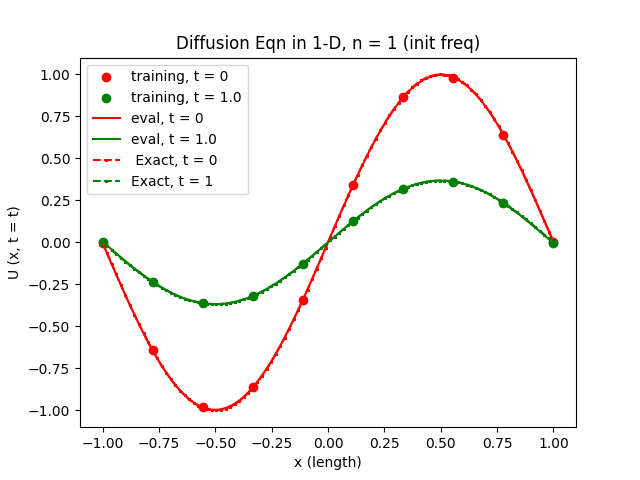

Here is the Python script that generated this plot:
#%%
from typing import Callable
import matplotlib
import matplotlib.pyplot as plt
import numpy as np
import torch
from torch import nn
import time

# ADD THIS LINE TO USE GPU
torch.set_default_tensor_type('torch.cuda.FloatTensor')
#%%
LENGTH = 1.
TOTAL_TIME = 1.
n = 1 #frequency of sinusoidal initial conditions

def initial_condition(x) -> torch.Tensor:
    res = torch.sin(n * np.pi * x/LENGTH).reshape(-1, 1)
    return res
#%%
class PINN(nn.Module):
    """Simple neural network accepting two features as input and returning a single output
    
    In the context of PINNs, the neural network is used as universal function approximator
    to approximate the solution of the differential equation
    """
    def __init__(self, num_hidden: int, dim_hidden: int, act=nn.Tanh(), pinning: bool = False):

        super().__init__()

        self.pinning = pinning

        self.layer_in = nn.Linear(2, dim_hidden)
        self.layer_out = nn.Linear(dim_hidden, 1)

        num_middle = num_hidden - 1
        self.middle_layers = nn.ModuleList(
            [nn.Linear(dim_hidden, dim_hidden) for _ in range(num_middle)]
        )
        self.act = act

    def forward(self, x, t):

        x_stack = torch.cat([x, t], dim=1)        
        out = self.act(self.layer_in(x_stack))
        for layer in self.middle_layers:
            out = self.act(layer(out))
        logits = self.layer_out(out)

        # if requested pin the boundary conditions 
        # using a surrogate model: (x - 0) * (x - L) * NN(x)
        if self.pinning:
            logits *= (x - x[0]) * (x - x[-1])

        return logits

def f(nn_approximator: PINN, x: torch.Tensor, t: torch.Tensor) -> torch.Tensor:
    """Compute the value of the approximate solution from the NN model"""
    return nn_approximator(x, t)


def df(output: torch.Tensor, input: torch.Tensor, order: int = 1) -> torch.Tensor:
    """Compute neural network derivative with respect to input features using PyTorch autograd engine"""
    df_value = output
    for _ in range(order):
        df_value = torch.autograd.grad(
            df_value,
            input,
            grad_outputs=torch.ones_like(input),
            create_graph=True,
            retain_graph=True,
        )[0]

    return df_value


def dfdt(nn_approximator: PINN, x: torch.Tensor, t: torch.Tensor, order: int = 1):
    """Derivative with respect to the time variable of arbitrary order"""
    f_value = f(nn_approximator, x, t)
    return df(f_value, t, order=order)


def dfdx(nn_approximator: PINN, x: torch.Tensor, t: torch.Tensor, order: int = 1):
    """Derivative with respect to the spatial variable of arbitrary order"""
    f_value = f(nn_approximator, x, t)
    return df(f_value, x, order=order)
#%%
# defining some book keeping functions
""" def at(value = 0):
    return torch.tensor([value], requires_grad=True)

def get_raw(data, exclude_value = torch.nan):
    data = data[data!=exclude_value]
    #raw = torch.unique(data).reshape(-1, 1).detach().cpu().numpy()
    raw = torch.unique(data).reshape(-1, 1).detach().numpy()
    raw = torch.Tensor(raw)
    raw.requires_grad = True
    return raw

def match_with_value(data, value):
    return torch.ones_like(data, requires_grad=True) * value """
#%%
def compute_loss(
    nn_approximator: PINN, x: torch.Tensor = None, t: torch.Tensor = None
) -> torch.float:
    """Compute the full loss function as interior loss + boundary loss
    This custom loss function is fully defined with differentiable tensors therefore
    the .backward() method can be applied to it
    """
    # PDE residual
    interior_loss = dfdx(nn_approximator, x, t, order=2) - dfdt(nn_approximator, x, t, order=1) -\
                        torch.exp(-t)* (torch.sin(np.pi*x) - np.pi**2 * torch.sin(np.pi*x))


    # periodic boundary conditions at the domain extrema
    t_raw = torch.unique(t).reshape(-1, 1).detach().cpu().numpy()
    t_raw = torch.Tensor(t_raw)
    t_raw.requires_grad = True

    boundary_xi = torch.ones_like(t_raw, requires_grad=True) * x[0]
    boundary_loss_xi = f(nn_approximator, boundary_xi, t_raw)

    boundary_xf = torch.ones_like(t_raw, requires_grad=True) * x[-1]
    boundary_loss_xf = f(nn_approximator, boundary_xf, t_raw)

    # initial condition loss on both the function and its
    # time first-order derivative
    x_raw = torch.unique(x).reshape(-1, 1).detach().cpu().numpy()
    x_raw = torch.Tensor(x_raw)
    x_raw.requires_grad = True

    f_initial = initial_condition(x_raw)    
    t_initial = torch.zeros_like(x_raw)
    t_initial.requires_grad = True

    initial_loss_f = f(nn_approximator, x_raw, t_initial) - f_initial 
    #initial_loss_df = dfdt(nn_approximator, x_raw, t_initial, order=1)

    # obtain the final MSE loss by averaging each loss term and summing them up
    final_loss = \
        interior_loss.pow(2).mean() + \
        initial_loss_f.pow(2).mean()
    #    initial_loss_df.pow(2).mean()

    if not nn_approximator.pinning:
        final_loss += boundary_loss_xf.pow(2).mean() + boundary_loss_xi.pow(2).mean()

    return final_loss
#%%

def train_model(
    nn_approximator: PINN,
    loss_fn: Callable,
    learning_rate: int = 0.01,
    max_epochs: int = 1_000,
) -> PINN:

    optimizer = torch.optim.Adam(nn_approximator.parameters(), lr=learning_rate)
    start_time = time.time()
    full_start_time = start_time 
    for epoch in range(max_epochs):

        try:

            loss: torch.Tensor = loss_fn(nn_approximator)
            optimizer.zero_grad()
            loss.backward()
            optimizer.step()

            if epoch % 1000 == 0:
                print(f"Epoch: {epoch} - Loss: {float(loss):>7f}")
                start_time = time.time()
        except KeyboardInterrupt:
            break
    execution_time = time.time() - full_start_time
    exe_per_epoch = float(execution_time) / max_epochs
    print('full execution time: '+str(execution_time))
    print('execution time per epoch: '+str(exe_per_epoch))
    return nn_approximator
#%%
#%%
def animate_solution(nn_trained: PINN, x: torch.Tensor, t: torch.Tensor):

    import matplotlib 
    import matplotlib.pyplot as plt
    from matplotlib.animation import FuncAnimation

    fig, ax = plt.subplots()
    x_raw = torch.unique(x).reshape(-1, 1)
    t_raw = torch.unique(t)
        
    def animate(i):

        if not i % 10 == 0:
            t_partial = torch.ones_like(x_raw) * t_raw[i]
            f_final = f(nn_trained, x_raw, t_partial)
            ax.clear()
            ax.plot(
                x_raw.detach().cpu().numpy(), f_final.detach().cpu().numpy(), label=f"Time {float(t[i])}"
            )
            ax.set_ylim([-1, 1])
            ax.set_xlabel("x")
            ax.set_ylabel("u(x, t)")
            ax.legend()


    n_frames = t_raw.shape[0]
    ani = FuncAnimation(fig, animate, frames=n_frames, interval=100, repeat=False)
    writergif = matplotlib.animation.PillowWriter(fps=24)
    ani.save('diffusion.gif',writer=writergif)
    plt.show()
#%%
nx, ny = 100, 100
def plot_solution(nn_trained: PINN, x: torch.Tensor, t: torch.Tensor):

    import matplotlib.pyplot as plt
    from matplotlib.animation import FuncAnimation

    ### Plot the training data set ###
    animate_solution(nn_trained, x, t)
    f_train = f(nn_trained, x, t)
    fig, ax = plt.subplots()
    f_train = f_train.detach().cpu().numpy()
    f_train = f_train.reshape(nx, ny)
    #ax.clear()
    x_plot = torch.unique(x).reshape(-1, 1)
    x_plot = x_plot.detach().cpu().numpy()
    t_plot = torch.unique(t)
    ax.scatter(x_plot, f_train[:, 0], color = 'r', label = 'training, t = 0')

    """ t_indices = np.where(t_plot>0.2)[0][0]
    print("t indices: ", t_indices)
    print(" t values: ", t_plot[t_indices])
    ax.scatter(x_plot.detach().numpy(), f_train[:, t_indices]) """
    ax.scatter(x_plot, f_train[:, -1], color = 'g', label = 'training, t = 1.0')
    
    ### plot a new (eval) dataset ###

    # Preparing the x and the t dimensions for evaluation
    x_eval_domain = [-LENGTH, LENGTH]; n_points_x = 100
    t_eval_domain = [0.0, TOTAL_TIME]; n_points_t = 100
    x_eval = torch.linspace(x_eval_domain[0], x_eval_domain[1], steps=n_points_x, requires_grad=True)
    t_eval = torch.linspace(t_eval_domain[0], t_eval_domain[1], steps=n_points_t, requires_grad=True)
    grids = torch.meshgrid(x_eval, t_eval, indexing="ij")
    x_eval = grids[0].flatten().reshape(-1, 1)
    t_eval = grids[1].flatten().reshape(-1, 1)

    # making predictions on the eval data set and plotting 
    f_eval = f(nn_trained, x_eval, t_eval)
    f_eval = f_eval.detach().cpu().numpy()
    f_eval = f_eval.reshape(n_points_t, n_points_x)

    x_plot = torch.unique(x_eval).reshape(-1, 1)
    x_plot = x_plot.detach().cpu().numpy()
    t_plot = torch.unique(t_eval)
    ax.plot(x_plot, f_eval[:, 0], 'r-', label='eval, t = 0')
    #t_indices = np.where(t_plot>0.2)[0][0]
    #ax.plot(x_plot.detach().numpy(), f_eval[:, t_indices], 'b-') 
    ax.plot(x_plot, f_eval[:, -1], 'g-', label = 'eval, t = 1.0')
    ## Exact solution
    ## Importing the exact solution created with "exact.py"
    data = np.load("diff_eq_data_ext.npz")
    x_exact, t_exact, usol_exact = data["x"], data["t"], data["usol"]
    ax.plot(x_exact, usol_exact[:, 0],"r--", marker = '*', markersize = 2, label = " Exact, t = 0")
    ax.plot(x_exact, usol_exact[:, -1],'g--', marker = '*', markersize = 2, label = "Exact, t = 1")
    ax.set_xlabel("x (length)")
    ax.set_ylabel("U (x, t = t)")
    ax.legend()
    plt.title("Diffusion Eqn in 1-D, n = 1 (init freq)")
    plt.savefig("diffusion.png")
    plt.show()
#%%
from functools import partial
x_domain = [-LENGTH, LENGTH]; n_points_x = nx
t_domain = [0.0, TOTAL_TIME]; n_points_t = ny 

x_raw = torch.linspace(x_domain[0], x_domain[1], steps=n_points_x, requires_grad=True)
t_raw = torch.linspace(t_domain[0], t_domain[1], steps=n_points_t, requires_grad=True)
grids = torch.meshgrid(x_raw, t_raw, indexing="ij")

x = grids[0].flatten().reshape(-1, 1)
t = grids[1].flatten().reshape(-1, 1)
#%%
nn_approximator = PINN(3, 15, pinning=False)
# assert check_gradient(nn_approximator, x, t)

#compute_loss(nn_approximator, x=x, t=t) # i THINK I DO NOT NEED THIS LINE

# train the PINN
loss_fn = partial(compute_loss, x=x, t=t)

nn_approximator_trained = train_model(
    nn_approximator, loss_fn=loss_fn, learning_rate=0.005, max_epochs=2000
)
#%%
#input("Plot")
plot_solution(nn_approximator_trained,x, t)
# %%
